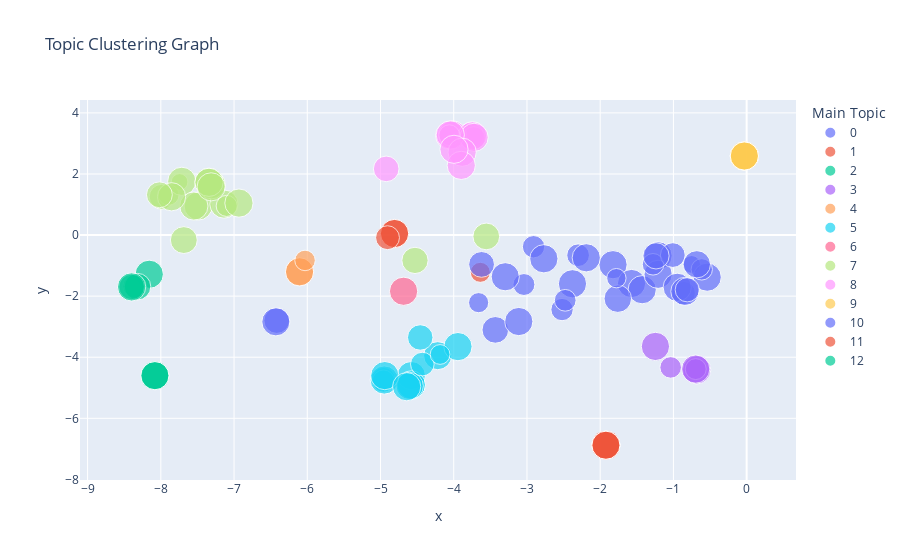

Write notebook code for a chart like this one.
### Markdown cell above
# Generating Cluster Graph of Topics

### Code cell
visualize_topic_cluster_tsne(lda_model, df)

### Figure 1 — Plotly figure (JSON) as saved in the notebook; plotly's stock layout.template omitted (floating-point values rounded to 4 significant figures)
{"data": [{"customdata": [[[["por", "que", "representante", "ser", "estado", "unido", "podria", "depape", "despue", "democrata"]], "eltiempomonclova.mx", "Positive", "0"], [[["por", "que", "representante", "ser", "estado", "unido", "podria", "depape", "despue", "democrata"]], "www.diariodenavarra.es", "Positive", "0"]], "hovertemplate": "Associated Words: %{customdata[0]}<br>Address: %{customdata[1]}<br>Sentiment Label: %{customdata[2]}<br>Main Topic:%{customdata[3]}", "legendgroup": "0", "marker": {"color": "#636efa", "size": [0.8259, 0.987], "sizemode": "area", "sizeref": 0.002499, "symbol": "circle"}, "mode": "markers", "name": "0", "orientation": "v", "showlegend": true, "type": "scatter", "x": [-6.417, -6.429], "xaxis": "x", "y": [-2.8, -2.841], "yaxis": "y"}, {"customdata": [[[["country", "say", "great", "go", "get", "people", "year", "take", "come", "thing"]], "buff.ly", "Neutral Positive", "1"], [[["country", "say", "great", "go", "get", "people", "year", "take", "come", "thing"]], "www.jihadwatch.org", "Negative", "1"], [[["country", "say", "great", "go", "get", "people", "year", "take", "come", "thing"]], "nyti.ms", "Neutral Positive", "1"], [[["country", "say", "great", "go", "get", "people", "year", "take", "come", "thing"]], "tinyurl.com", "Neutral Negative", "1"]], "hovertemplate": "Associated Words: %{customdata[0]}<br>Address: %{customdata[1]}<br>Sentiment Label: %{customdata[2]}<br>Main Topic:%{customdata[3]}", "legendgroup": "1", "marker": {"color": "#EF553B", "size": [0.9997, 0.5014, 0.9997, 0.7112], "sizemode": "area", "sizeref": 0.002499, "symbol": "circle"}, "mode": "markers", "name": "1", "orientation": "v", "showlegend": true, "type": "scatter", "x": [-4.808, -3.637, -4.808, -4.904], "xaxis": "x", "y": [0.04989, -1.221, 0.04989, -0.08582], "yaxis": "y"}, {"customdata": [[[["abortion", "catholic", "communion", "que", "archbishop", "speak", "holy", "say", "representante", "receive"]], "www.elespanol.com", "Negative", "2"], [[["abortion", "catholic", "communion", "que", "archbishop", "speak", "holy", "say", "representante", "receive"]], "altanto.com.do", "Neutral Negative", "2"], [[["abortion", "catholic", "communion", "que", "archbishop", "speak", "holy", "say", "representante", "receive"]], "www.cbsnews.com", "Neutral Positive", "2"]], "hovertemplate": "Associated Words: %{customdata[0]}<br>Address: %{customdata[1]}<br>Sentiment Label: %{customdata[2]}<br>Main Topic:%{customdata[3]}", "legendgroup": "2", "marker": {"color": "#00cc96", "size": [0.9849, 0.9692, 0.9958], "sizemode": "area", "sizeref": 0.002499, "symbol": "circle"}, "mode": "markers", "name": "2", "orientation": "v", "showlegend": true, "type": "scatter", "x": [-8.08, -8.079, -8.081], "xaxis": "x", "y": [-4.603, -4.602, -4.604], "yaxis": "y"}, {"customdata": [[[["stock", "trading", "company", "share", "year", "trade", "credit", "report", "say", "public"]], "www.sfgate.com", "Neutral", "3"], [[["stock", "trading", "company", "share", "year", "trade", "credit", "report", "say", "public"]], "www.independent.co.uk", "Negative", "3"], [[["stock", "trading", "company", "share", "year", "trade", "credit", "report", "say", "public"]], "www.nytimes.com", "Neutral Positive", "3"], [[["stock", "trading", "company", "share", "year", "trade", "credit", "report", "say", "public"]], "seekingalpha.com", "Neutral Positive", "3"], [[["stock", "trading", "company", "share", "year", "trade", "credit", "report", "say", "public"]], "www.newsbreakapp.com", "Neutral Positive", "3"]], "hovertemplate": "Associated Words: %{customdata[0]}<br>Address: %{customdata[1]}<br>Sentiment Label: %{customdata[2]}<br>Main Topic:%{customdata[3]}", "legendgroup": "3", "marker": {"color": "#ab63fa", "size": [0.9977, 0.5495, 0.5812, 0.9991, 0.9932], "sizemode": "area", "sizeref": 0.002499, "symbol": "circle"}, "mode": "markers", "name": "3", "orientation": "v", "showlegend": true, "type": "scatter", "x": [-0.6818, -0.6952, -1.037, -1.246, -0.6958], "xaxis": "x", "y": [-4.415, -4.388, -4.334, -3.646, -4.388], "yaxis": "y"}, {"customdata": [[[["value", "share", "image", "pm", "option", "call", "stock", "vote", "price", "trade"]], "dlvr.it", "Neutral Negative", "4"], [[["value", "share", "image", "pm", "option", "call", "stock", "vote", "price", "trade"]], "share.newsbreak.com", "Neutral Positive", "4"], [[["value", "share", "image", "pm", "option", "call", "stock", "vote", "price", "trade"]], "prada.substack.com", "Neutral Positive", "4"]], "hovertemplate": "Associated Words: %{customdata[0]}<br>Address: %{customdata[1]}<br>Sentiment Label: %{customdata[2]}<br>Main Topic:%{customdata[3]}", "legendgroup": "4", "marker": {"color": "#FFA15A", "size": [0.9799, 0.9986, 0.5264], "sizemode": "area", "sizeref": 0.002499, "symbol": "circle"}, "mode": "markers", "name": "4", "orientation": "v", "showlegend": true, "type": "scatter", "x": [-6.105, -6.106, -6.031], "xaxis": "x", "y": [-1.197, -1.206, -0.8312], "yaxis": "y"}, {"customdata": [[[["say", "police", "depape", "attack", "home", "law", "security", "break", "state", "speaker"]], "www.nbcnews.com", "Neutral Positive", "5"], [[["say", "police", "depape", "attack", "home", "law", "security", "break", "state", "speaker"]], "www.latimes.com", "Neutral Positive", "5"], [[["say", "police", "depape", "attack", "home", "law", "security", "break", "state", "speaker"]], "www.tf1info.fr", "Neutral Negative", "5"], [[["say", "police", "depape", "attack", "home", "law", "security", "break", "state", "speaker"]], "www.newsbreakapp.com", "Neutral Negative", "5"], [[["say", "police", "depape", "attack", "home", "law", "security", "break", "state", "speaker"]], "nbcnews.to", "Neutral Negative", "5"], [[["say", "police", "depape", "attack", "home", "law", "security", "break", "state", "speaker"]], "dlvr.it", "Neutral Negative", "5"], [[["say", "police", "depape", "attack", "home", "law", "security", "break", "state", "speaker"]], "www.smobserved.com", "Neutral Positive", "5"], [[["say", "police", "depape", "attack", "home", "law", "security", "break", "state", "speaker"]], "www.nbcnews.com", "Neutral Negative", "5"], [[["say", "police", "depape", "attack", "home", "law", "security", "break", "state", "speaker"]], "www.theepochtimes.com", "Neutral Negative", "5"], [[["say", "police", "depape", "attack", "home", "law", "security", "break", "state", "speaker"]], "www.dailykos.com", "Neutral Negative", "5"], [[["say", "police", "depape", "attack", "home", "law", "security", "break", "state", "speaker"]], "l.smartnews.com", "Neutral Positive", "5"], [[["say", "police", "depape", "attack", "home", "law", "security", "break", "state", "speaker"]], "www.thenewcivilrightsmovement.com", "Neutral Negative", "5"], [[["say", "police", "depape", "attack", "home", "law", "security", "break", "state", "speaker"]], "buff.ly", "Neutral Positive", "5"], [[["say", "police", "depape", "attack", "home", "law", "security", "break", "state", "speaker"]], "ca.news.yahoo.com", "Neutral Positive", "5"]], "hovertemplate": "Associated Words: %{customdata[0]}<br>Address: %{customdata[1]}<br>Sentiment Label: %{customdata[2]}<br>Main Topic:%{customdata[3]}", "legendgroup": "5", "marker": {"color": "#19d3f3", "size": [0.6898, 0.9984, 0.9819, 0.6207, 0.9958, 0.9944, 0.8118, 0.9983, 0.9335, 0.9989, 0.701, 0.9954, 0.9975, 0.4899], "sizemode": "area", "sizeref": 0.002499, "symbol": "circle"}, "mode": "markers", "name": "5", "orientation": "v", "showlegend": true, "type": "scatter", "x": [-4.958, -4.58, -4.219, -4.959, -4.579, -4.949, -4.457, -4.58, -4.601, -3.943, -4.429, -4.942, -4.643, -4.186], "xaxis": "x", "y": [-4.718, -4.907, -3.949, -4.782, -4.601, -4.747, -3.353, -4.906, -4.94, -3.653, -4.225, -4.602, -4.965, -3.91], "yaxis": "y"}, {"customdata": [[[["por", "que", "taiwan", "parte", "era", "paise", "unido", "estado", "del", "sino"]], "buff.ly", "Negative", "6"]], "hovertemplate": "Associated Words: %{customdata[0]}<br>Address: %{customdata[1]}<br>Sentiment Label: %{customdata[2]}<br>Main Topic:%{customdata[3]}", "legendgroup": "6", "marker": {"color": "#FF6692", "size": [0.9981], "sizemode": "area", "sizeref": 0.002499, "symbol": "circle"}, "mode": "markers", "name": "6", "orientation": "v", "showlegend": true, "type": "scatter", "x": [-4.685], "xaxis": "x", "y": [-1.84], "yaxis": "y"}, {"customdata": [[[["speaker", "say", "house", "democratic", "leader", "leadership", "election", "year", "new", "lead"]], "punchbowl.news", "Neutral Positive", "7"], [[["speaker", "say", "house", "democratic", "leader", "leadership", "election", "year", "new", "lead"]], "trib.al", "Neutral Negative", "7"], [[["speaker", "say", "house", "democratic", "leader", "leadership", "election", "year", "new", "lead"]], "bit.ly", "Neutral Positive", "7"], [[["speaker", "say", "house", "democratic", "leader", "leadership", "election", "year", "new", "lead"]], "www.ncronline.org", "Neutral Positive", "7"], [[["speaker", "say", "house", "democratic", "leader", "leadership", "election", "year", "new", "lead"]], "www.nytimes.com", "Negative", "7"], [[["speaker", "say", "house", "democratic", "leader", "leadership", "election", "year", "new", "lead"]], "link.springer.com", "Neutral Positive", "7"], [[["speaker", "say", "house", "democratic", "leader", "leadership", "election", "year", "new", "lead"]], "www.theyeshivaworld.com", "Neutral Positive", "7"], [[["speaker", "say", "house", "democratic", "leader", "leadership", "election", "year", "new", "lead"]], "www.msnbc.com", "Neutral Positive", "7"], [[["speaker", "say", "house", "democratic", "leader", "leadership", "election", "year", "new", "lead"]], "www.wkyt.com", "Neutral Positive", "7"], [[["speaker", "say", "house", "democratic", "leader", "leadership", "election", "year", "new", "lead"]], "www.politico.com", "Neutral Positive", "7"], [[["speaker", "say", "house", "democratic", "leader", "leadership", "election", "year", "new", "lead"]], "www.cbc.ca", "Neutral Positive", "7"], [[["speaker", "say", "house", "democratic", "leader", "leadership", "election", "year", "new", "lead"]], "wjactv.com", "Neutral Positive", "7"], [[["speaker", "say", "house", "democratic", "leader", "leadership", "election", "year", "new", "lead"]], "ow.ly", "Neutral Positive", "7"], [[["speaker", "say", "house", "democratic", "leader", "leadership", "election", "year", "new", "lead"]], "twitchy.com", "Positive", "7"], [[["speaker", "say", "house", "democratic", "leader", "leadership", "election", "year", "new", "lead"]], "nbcbay.com", "Neutral Positive", "7"], [[["speaker", "say", "house", "democratic", "leader", "leadership", "election", "year", "new", "lead"]], "www.nytimes.com", "Neutral Positive", "7"], [[["speaker", "say", "house", "democratic", "leader", "leadership", "election", "year", "new", "lead"]], "welovetrump.com", "Positive", "7"], [[["speaker", "say", "house", "democratic", "leader", "leadership", "election", "year", "new", "lead"]], "trib.al", "Positive", "7"]], "hovertemplate": "Associated Words: %{customdata[0]}<br>Address: %{customdata[1]}<br>Sentiment Label: %{customdata[2]}<br>Main Topic:%{customdata[3]}", "legendgroup": "7", "marker": {"color": "#B6E880", "size": [0.9945, 0.7818, 0.9982, 0.5559, 0.3491, 0.9993, 0.5396, 0.9969, 0.9982, 0.9991, 0.9983, 0.998, 0.9972, 0.8373, 0.8631, 0.9902, 0.9052, 0.8934], "sizemode": "area", "sizeref": 0.002499, "symbol": "circle"}, "mode": "markers", "name": "7", "orientation": "v", "showlegend": true, "type": "scatter", "x": [-7.49, -7.988, -7.138, -7.101, -7.744, -7.31, -7.892, -7.714, -7.549, -7.343, -7.854, -6.933, -7.343, -8.02, -4.529, -7.313, -7.686, -3.556], "xaxis": "x", "y": [0.9509, 1.252, 1.014, 0.9541, 1.738, 1.648, 1.316, 1.759, 0.9502, 1.728, 1.254, 1.047, 1.728, 1.319, -0.8303, 1.579, -0.1642, -0.0445], "yaxis": "y"}, {"customdata": [[[["say", "political", "security", "year", "member", "tiktok", "use", "state", "attack", "violence"]], "politi.co", "Neutral Positive", "8"], [[["say", "political", "security", "year", "member", "tiktok", "use", "state", "attack", "violence"]], "nbcbayarea.com", "Neutral Negative", "8"], [[["say", "political", "security", "year", "member", "tiktok", "use", "state", "attack", "violence"]], "www.dailymail.co.uk", "Neutral Positive", "8"], [[["say", "political", "security", "year", "member", "tiktok", "use", "state", "attack", "violence"]], "dlvr.it", "Neutral", "8"], [[["say", "political", "security", "year", "member", "tiktok", "use", "state", "attack", "violence"]], "time.com", "Neutral Positive", "8"], [[["say", "political", "security", "year", "member", "tiktok", "use", "state", "attack", "violence"]], "4imag.com", "Positive", "8"], [[["say", "political", "security", "year", "member", "tiktok", "use", "state", "attack", "violence"]], "www.foxnews.com", "Neutral Positive", "8"], [[["say", "political", "security", "year", "member", "tiktok", "use", "state", "attack", "violence"]], "cna.asia", "Neutral Positive", "8"], [[["say", "political", "security", "year", "member", "tiktok", "use", "state", "attack", "violence"]], "people.com", "Neutral Negative", "8"], [[["say", "political", "security", "year", "member", "tiktok", "use", "state", "attack", "violence"]], "www.dailymail.co.uk", "Neutral Negative", "8"], [[["say", "political", "security", "year", "member", "tiktok", "use", "state", "attack", "violence"]], "en.wikipedia.org", "Neutral Negative", "8"], [[["say", "political", "security", "year", "member", "tiktok", "use", "state", "attack", "violence"]], "www.nbcnews.com", "Neutral Positive", "8"]], "hovertemplate": "Associated Words: %{customdata[0]}<br>Address: %{customdata[1]}<br>Sentiment Label: %{customdata[2]}<br>Main Topic:%{customdata[3]}", "legendgroup": "8", "marker": {"color": "#FF97FF", "size": [0.9972, 0.8414, 0.6307, 0.8198, 0.9967, 0.9956, 0.5419, 0.9962, 0.9938, 0.9979, 0.9982, 0.993], "sizemode": "area", "sizeref": 0.002499, "symbol": "circle"}, "mode": "markers", "name": "8", "orientation": "v", "showlegend": true, "type": "scatter", "x": [-4.056, -3.772, -3.724, -4.922, -4.018, -3.743, -4.06, -3.722, -4.047, -3.885, -3.897, -3.996], "xaxis": "x", "y": [3.259, 3.253, 3.182, 2.167, 3.283, 3.252, 3.271, 3.199, 3.279, 2.712, 2.282, 2.808], "yaxis": "y"}, {"customdata": [[[["stock", "trade", "bill", "company", "advertisement", "ban", "member", "congressional", "speaker", "trading"]], "fee.org", "Positive", "9"], [[["stock", "trade", "bill", "company", "advertisement", "ban", "member", "congressional", "speaker", "trading"]], "greenwald.substack.com", "Neutral Positive", "9"], [[["stock", "trade", "bill", "company", "advertisement", "ban", "member", "congressional", "speaker", "trading"]], "theshahab.com", "Neutral Positive", "9"], [[["stock", "trade", "bill", "company", "advertisement", "ban", "member", "congressional", "speaker", "trading"]], "www.businessinsider.com", "Neutral Positive", "9"], [[["stock", "trade", "bill", "company", "advertisement", "ban", "member", "congressional", "speaker", "trading"]], "www.dailykos.com", "Neutral Negative", "9"]], "hovertemplate": "Associated Words: %{customdata[0]}<br>Address: %{customdata[1]}<br>Sentiment Label: %{customdata[2]}<br>Main Topic:%{customdata[3]}", "legendgroup": "9", "marker": {"color": "#FECB52", "size": [0.9973, 0.9986, 0.9969, 0.9987, 0.9906], "sizemode": "area", "sizeref": 0.002499, "symbol": "circle"}, "mode": "markers", "name": "9", "orientation": "v", "showlegend": true, "type": "scatter", "x": [-0.03079, -0.03065, -0.03083, -0.03063, -0.03154], "xaxis": "x", "y": [2.589, 2.589, 2.589, 2.589, 2.589], "yaxis": "y"}, {"customdata": [[[["say", "attack", "depape", "speaker", "break", "home", "tell", "husband", "hammer", "nancy"]], "www.msnbc.com", "Negative", "10"], [[["say", "attack", "depape", "speaker", "break", "home", "tell", "husband", "hammer", "nancy"]], "go.shr.lc", "Neutral Positive", "10"], [[["say", "attack", "depape", "speaker", "break", "home", "tell", "husband", "hammer", "nancy"]], "ift.tt", "Neutral Negative", "10"], [[["say", "attack", "depape", "speaker", "break", "home", "tell", "husband", "hammer", "nancy"]], "www.audacy.com", "Neutral Negative", "10"], [[["say", "attack", "depape", "speaker", "break", "home", "tell", "husband", "hammer", "nancy"]], "rollingstone.com", "Neutral Negative", "10"], [[["say", "attack", "depape", "speaker", "break", "home", "tell", "husband", "hammer", "nancy"]], "ift.tt", "Neutral Positive", "10"], [[["say", "attack", "depape", "speaker", "break", "home", "tell", "husband", "hammer", "nancy"]], "ijr.com", "Neutral Positive", "10"], [[["say", "attack", "depape", "speaker", "break", "home", "tell", "husband", "hammer", "nancy"]], "NBC11NEWS.com", "Neutral Negative", "10"], [[["say", "attack", "depape", "speaker", "break", "home", "tell", "husband", "hammer", "nancy"]], "crooksandliars.com", "Negative", "10"], [[["say", "attack", "depape", "speaker", "break", "home", "tell", "husband", "hammer", "nancy"]], "news.yahoo.com", "Negative", "10"], [[["say", "attack", "depape", "speaker", "break", "home", "tell", "husband", "hammer", "nancy"]], "ugnews24.info", "Neutral Positive", "10"], [[["say", "attack", "depape", "speaker", "break", "home", "tell", "husband", "hammer", "nancy"]], "meaww.com", "Positive", "10"], [[["say", "attack", "depape", "speaker", "break", "home", "tell", "husband", "hammer", "nancy"]], "www.independent.co.uk", "Negative", "10"], [[["say", "attack", "depape", "speaker", "break", "home", "tell", "husband", "hammer", "nancy"]], "www.cnn.com", "Neutral", "10"], [[["say", "attack", "depape", "speaker", "break", "home", "tell", "husband", "hammer", "nancy"]], "l.smartnews.com", "Negative", "10"], [[["say", "attack", "depape", "speaker", "break", "home", "tell", "husband", "hammer", "nancy"]], "www.whas11.com", "Neutral Positive", "10"], [[["say", "attack", "depape", "speaker", "break", "home", "tell", "husband", "hammer", "nancy"]], "www.theepochtimes.com", "Neutral Positive", "10"], [[["say", "attack", "depape", "speaker", "break", "home", "tell", "husband", "hammer", "nancy"]], "trib.al", "Neutral Negative", "10"], [[["say", "attack", "depape", "speaker", "break", "home", "tell", "husband", "hammer", "nancy"]], "www.newsnationnow.com", "Neutral", "10"], [[["say", "attack", "depape", "speaker", "break", "home", "tell", "husband", "hammer", "nancy"]], "www.mediaite.com", "Neutral Positive", "10"], [[["say", "attack", "depape", "speaker", "break", "home", "tell", "husband", "hammer", "nancy"]], "dlvr.it", "Positive", "10"], [[["say", "attack", "depape", "speaker", "break", "home", "tell", "husband", "hammer", "nancy"]], "flip.it", "Neutral Positive", "10"], [[["say", "attack", "depape", "speaker", "break", "home", "tell", "husband", "hammer", "nancy"]], "wapo.st", "Neutral Positive", "10"], [[["say", "attack", "depape", "speaker", "break", "home", "tell", "husband", "hammer", "nancy"]], "www.kosu.org", "Neutral Negative", "10"], [[["say", "attack", "depape", "speaker", "break", "home", "tell", "husband", "hammer", "nancy"]], "www.nbcnews.com", "Neutral Negative", "10"], [[["say", "attack", "depape", "speaker", "break", "home", "tell", "husband", "hammer", "nancy"]], "www.courttv.com", "Negative", "10"], [[["say", "attack", "depape", "speaker", "break", "home", "tell", "husband", "hammer", "nancy"]], "www.newsmax.com", "Negative", "10"], [[["say", "attack", "depape", "speaker", "break", "home", "tell", "husband", "hammer", "nancy"]], "flip.it", "Neutral Positive", "10"], [[["say", "attack", "depape", "speaker", "break", "home", "tell", "husband", "hammer", "nancy"]], "www.independent.co.uk", "Neutral Negative", "10"], [[["say", "attack", "depape", "speaker", "break", "home", "tell", "husband", "hammer", "nancy"]], "trib.al", "Neutral Positive", "10"], [[["say", "attack", "depape", "speaker", "break", "home", "tell", "husband", "hammer", "nancy"]], "bismarcktribune.com", "Neutral", "10"]], "hovertemplate": "Associated Words: %{customdata[0]}<br>Address: %{customdata[1]}<br>Sentiment Label: %{customdata[2]}<br>Main Topic:%{customdata[3]}", "legendgroup": "10", "marker": {"color": "#636efa", "size": [0.3966, 0.6236, 0.9979, 0.9954, 0.997, 0.8311, 0.891, 0.9973, 0.9934, 0.6251, 0.6424, 0.583, 0.7677, 0.9938, 0.9969, 0.6013, 0.9964, 0.998, 0.5701, 0.8607, 0.9298, 0.9445, 0.4684, 0.6852, 0.9978, 0.9944, 0.5901, 0.7335, 0.9931, 0.9969, 0.5072], "sizemode": "area", "sizeref": 0.002499, "symbol": "circle"}, "mode": "markers", "name": "10", "orientation": "v", "showlegend": true, "type": "scatter", "x": [-0.7514, -2.521, -1.825, -1.572, -1.427, -3.62, -3.432, -1.21, -1.209, -2.91, -2.302, -1.278, -1.008, -0.5385, -3.112, -3.041, -2.378, -2.769, -0.613, -1.237, -0.6801, -1.76, -1.779, -0.8595, -0.9477, -0.8436, -2.477, -0.8107, -3.296, -2.19, -3.66], "xaxis": "x", "y": [-0.9623, -2.439, -0.9705, -1.586, -1.79, -0.9609, -3.105, -0.6781, -1.286, -0.3815, -0.6603, -0.9571, -0.6557, -1.379, -2.832, -1.62, -1.595, -0.7765, -1.124, -0.6807, -0.9573, -2.083, -1.412, -1.901, -1.711, -1.845, -2.137, -1.792, -1.365, -0.7448, -2.213], "yaxis": "y"}, {"customdata": [[[["say", "vote", "speaker", "proxy", "capitol", "statement", "many", "tell", "office", "member"]], "www.sonsof1776.com", "Neutral Negative", "11"], [[["say", "vote", "speaker", "proxy", "capitol", "statement", "many", "tell", "office", "member"]], "soundcloud.com", "Neutral Positive", "11"], [[["say", "vote", "speaker", "proxy", "capitol", "statement", "many", "tell", "office", "member"]], "nationalfile.com", "Neutral Positive", "11"], [[["say", "vote", "speaker", "proxy", "capitol", "statement", "many", "tell", "office", "member"]], "l.smartnews.com", "Neutral Positive", "11"], [[["say", "vote", "speaker", "proxy", "capitol", "statement", "many", "tell", "office", "member"]], "dlvr.it", "Neutral Negative", "11"]], "hovertemplate": "Associated Words: %{customdata[0]}<br>Address: %{customdata[1]}<br>Sentiment Label: %{customdata[2]}<br>Main Topic:%{customdata[3]}", "legendgroup": "11", "marker": {"color": "#EF553B", "size": [0.9952, 0.9937, 0.9954, 0.9964, 0.9819], "sizemode": "area", "sizeref": 0.002499, "symbol": "circle"}, "mode": "markers", "name": "11", "orientation": "v", "showlegend": true, "type": "scatter", "x": [-1.921, -1.921, -1.922, -1.922, -1.921], "xaxis": "x", "y": [-6.882, -6.882, -6.88, -6.881, -6.882], "yaxis": "y"}, {"customdata": [[[["say", "make", "release", "catholic", "police", "bump", "american", "job", "evidence", "conspiracy"]], "www.thecatholicmonitor.com", "Positive", "12"], [[["say", "make", "release", "catholic", "police", "bump", "american", "job", "evidence", "conspiracy"]], "www.washingtontimes.com", "Positive", "12"], [[["say", "make", "release", "catholic", "police", "bump", "american", "job", "evidence", "conspiracy"]], "zpr.io", "Neutral Positive", "12"], [[["say", "make", "release", "catholic", "police", "bump", "american", "job", "evidence", "conspiracy"]], "lakegenevanews.net", "Neutral Positive", "12"], [[["say", "make", "release", "catholic", "police", "bump", "american", "job", "evidence", "conspiracy"]], "open.substack.com", "Positive", "12"]], "hovertemplate": "Associated Words: %{customdata[0]}<br>Address: %{customdata[1]}<br>Sentiment Label: %{customdata[2]}<br>Main Topic:%{customdata[3]}", "legendgroup": "12", "marker": {"color": "#00cc96", "size": [0.9975, 0.6764, 0.8829, 0.8108, 0.998], "sizemode": "area", "sizeref": 0.002499, "symbol": "circle"}, "mode": "markers", "name": "12", "orientation": "v", "showlegend": true, "type": "scatter", "x": [-8.158, -8.358, -8.318, -8.398, -8.399], "xaxis": "x", "y": [-1.284, -1.679, -1.69, -1.697, -1.698], "yaxis": "y"}], "layout": {"legend": {"itemsizing": "constant", "title": {"text": "Main Topic"}, "tracegroupgap": 0}, "title": {"text": "Topic Clustering Graph"}, "xaxis": {"anchor": "y", "domain": [0, 1], "title": {"text": "x"}}, "yaxis": {"anchor": "x", "domain": [0, 1], "title": {"text": "y"}}}}
